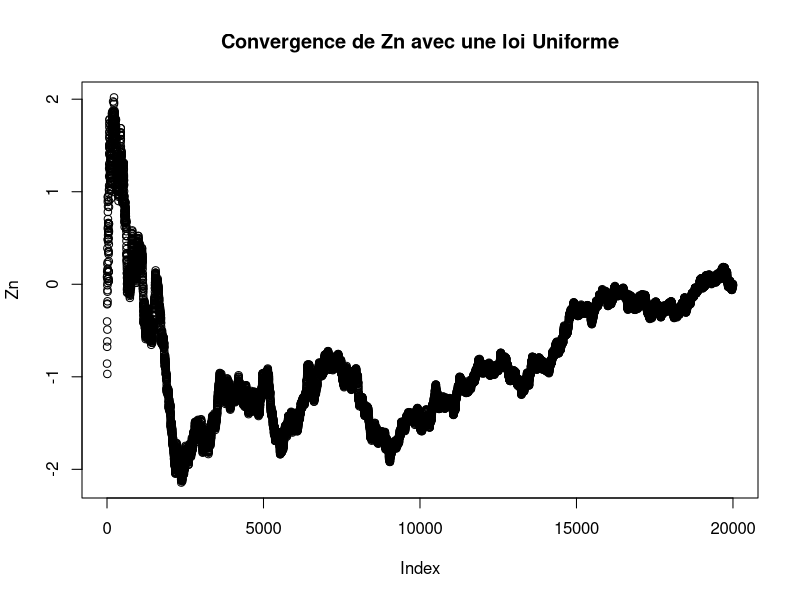
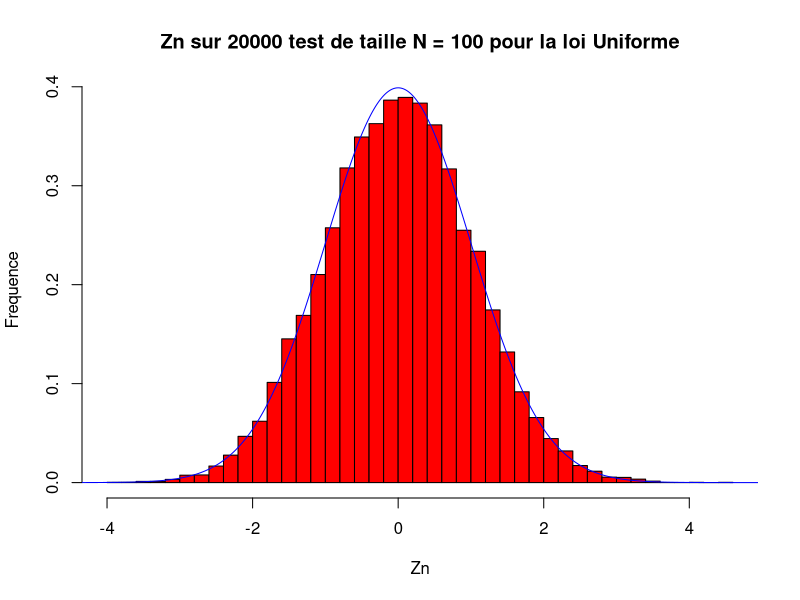
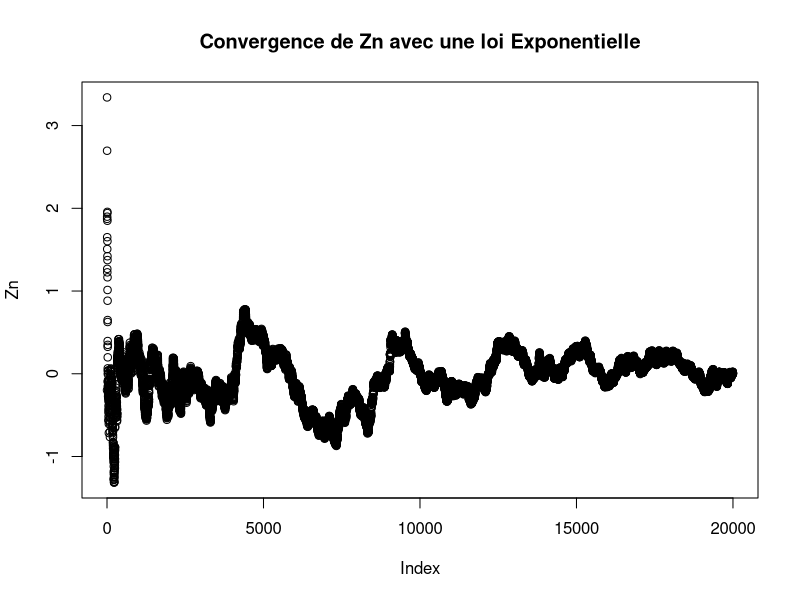
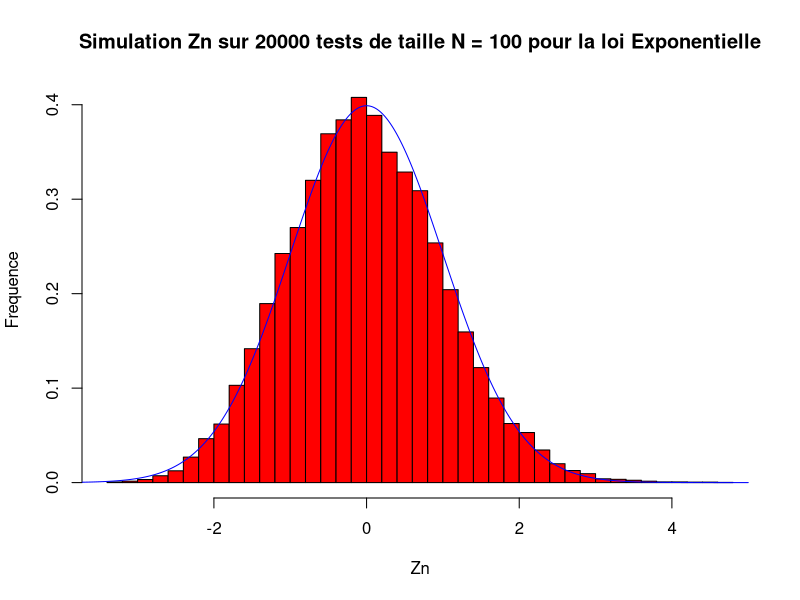
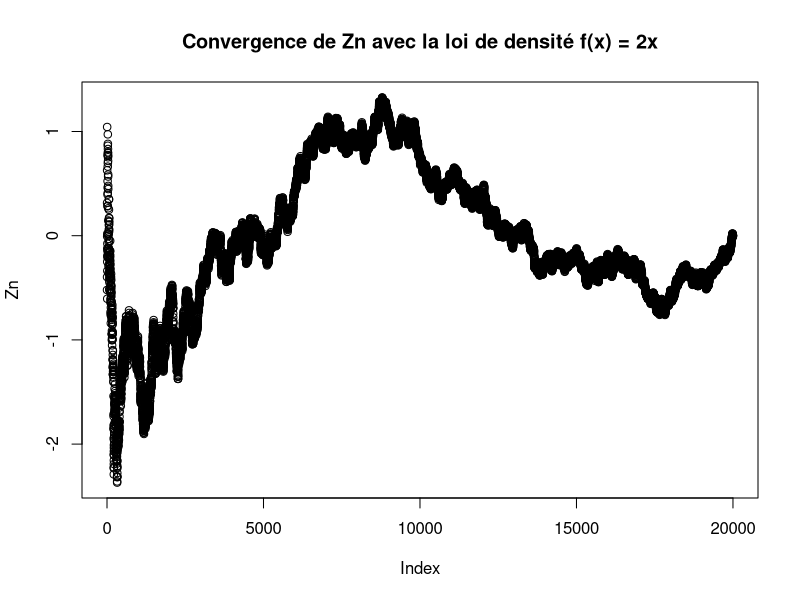
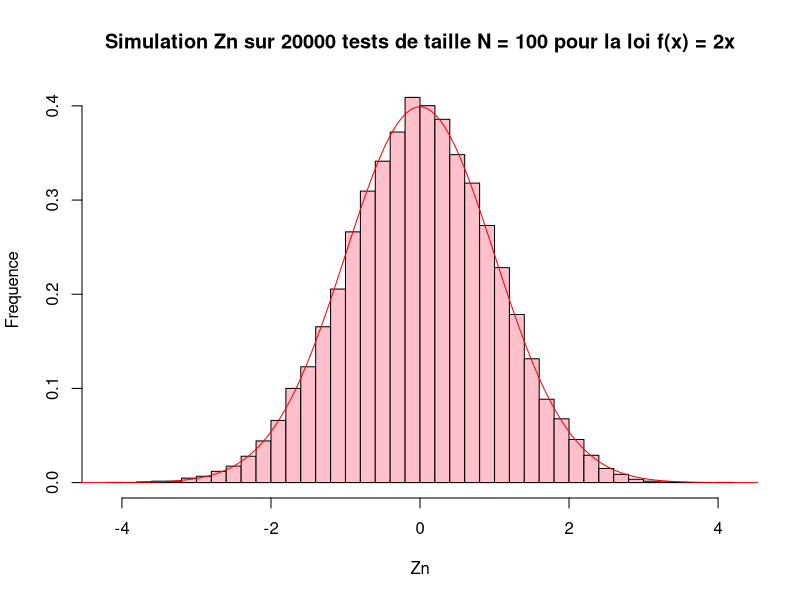

The R script that drew these images, in order:
#Question 1.a

x1 = c()
n = 20000

##Calcul de la loi
x = runif(n, min = 0, max = 1)
## esperance de la série
esp = mean(x)
## variance de la série
sigmacarre = mean(x^2) - esp^2
##Def de Sn
Sn = cumsum(x)
N = seq(1, n, by = 1)
##Def de Zn
Zn = (sqrt(N) / sqrt(sigmacarre)) * ((Sn / N) - esp)

plot(Zn,main = "Convergence de Zn avec une loi Uniforme")

#Question 1.b

## f(x) correspond a une loi normale de paramètres N(µ,ø²)
x1 = c()

##esperance
esp = 1 / 2
##variance
sigmacarre = 1 / 12
n = 20000
tries = 100
#calcul loi uniforme
fsimu1 = function(echantillon) {
  for (i in 1:echantillon) {
    w = runif(1)
    x1[i] = qunif(w)
  }
  x1
}
# on a effectué la simulation de la v.a.r. de densité f(x) sur n
SumZn = c()
for (j in 1:n) {
  Sn = fsimu1(tries)
  tmpZn = (sqrt(tries) / sqrt(sigmacarre)) * ((sum(Sn) / tries) - esp)
  SumZn[j] = tmpZn
}

hist(SumZn,ylab = "Frequence", xlab = "Zn",main = "Zn sur 20000 test de taille N = 100 pour la loi Uniforme", breaks = 30,col = "red",probability = TRUE)

loiNormale <- seq(-5, 5, by = 0.01) # tracé de la loi normale
y <- dnorm(loiNormale)
lines(loiNormale, y, col = "blue")

# Question 2.a

x1 = c()
n = 20000

##Calcul de la loi
x = rexp(n)
##Esperance de la série
esp = mean(x)
##Variance
sigmacarre = (1 / (1/esp)^2)
Sn = cumsum(x)
N = seq(1, n, by = 1)
Zn = (sqrt(N) / sqrt(sigmacarre)) * ((Sn / N) - esp)


plot(Zn,main = "Convergence de Zn avec une loi Exponentielle")

# Question 2.b

x2 = c()

lambda = 0.5 
##Variance
sigmacarre = 1 / (lambda ^ 2)
##Esperance
esp = 1 / lambda

tries = 100
#calcul loi expo
fsimu2 = function(echantillon) {
  for (i in 1:echantillon) {
    w = runif(1)
    x2[i] = qexp(w,lambda)
  }
  x2
}
SumZn = c()
for (j in 1:n) {
  Sn = fsimu2(tries)
  tmpZn = (sqrt(tries) / sqrt(sigmacarre)) * ((sum(Sn) / tries) - esp)
  SumZn[j] = tmpZn
}

hist(SumZn,ylab = "Frequence", xlab = "Zn",main = "Simulation Zn sur 20000 tests de taille N = 100 pour la loi Exponentielle", breaks = 30,col = "red",probability = TRUE)

# tracé de la loi normale
loiNormale <- seq(-5, 5, by = 0.01)
y <- dnorm(loiNormale)
lines(loiNormale, y, col = "blue")



#Question 3.a

n = 20000
x = c()
for (i in 1:n) { # calcul de la loi
  w = runif(1)
  x[i] = sqrt(w)
}
esp = mean(x) # espérance de la série
sigmacarre = mean(x^2) - (esp^2) # variance de la série
Sn = cumsum(x)
N = seq(1, n, by = 1)
Zn = (sqrt(N) / sqrt(sigmacarre)) * ((Sn / N) - esp)

plot(Zn,main = "Convergence de Zn avec la loi de densité f(x) = 2x")

#Question 3.b

x3 = c()

tries = 100
sigmacarre = 1 / 18 # variance
esp = 2 / 3 # espérance
fsimu3 = function(echantillon) {
  # on a f(x) = 2x donc F(x) = x² et F⁻¹(x) = sqrt(x)
  for (i in 1:echantillon) {
    w = runif(1)
    x3[i] = sqrt(w)
  }
  x3
}
# on a donc effectué la simulation de la v.a.r. de densité f(x) sur n
SumZn = c()
for (j in 1:n) {
  Sn = fsimu3(tries)
  tmpZn = (sqrt(tries) / sqrt(sigmacarre)) * ((sum(Sn) / tries) - esp)
  SumZn[j] = tmpZn
}

hist(SumZn,ylab = "Frequence", xlab = "Zn",main = "Simulation Zn sur 20000 tests de taille N = 100 pour la loi f(x) = 2x", breaks = 30, col = "pink", probability = TRUE)

loiNormale <- seq(-5, 5, by = 0.01) # tracé de la fonction gaussienne standard
y <- dnorm(loiNormale)
lines(loiNormale, y, col = "red")

